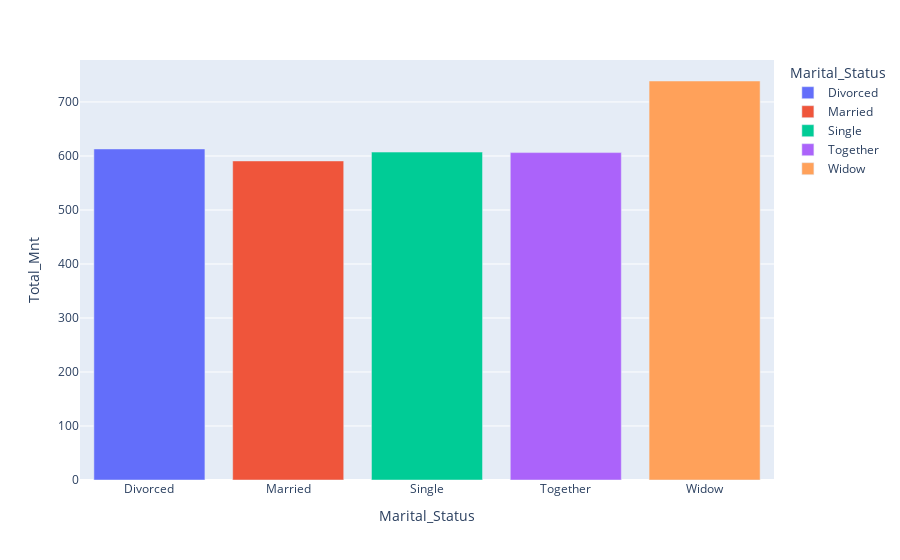

The code cell stored with this chart in its notebook:
### Markdown cell above
### Total Amount Spent By Marital Status

### Code cell
import plotly.express as px

df_plot = df.groupby(['Marital_Status'])['Total_Mnt'].mean().reset_index()

fig4 = px.bar(df_plot, x='Marital_Status', y='Total_Mnt', color='Marital_Status')

fig4.show()

### Figure 1 — Plotly figure (JSON) as saved in the notebook; plotly's stock layout.template omitted (floating-point values rounded to 4 significant figures)
{"data": [{"alignmentgroup": "True", "hovertemplate": "Marital_Status=%{x}<br>Total_Mnt=%{y}<extra></extra>", "legendgroup": "Divorced", "marker": {"color": "#636efa", "pattern": {"shape": ""}}, "name": "Divorced", "offsetgroup": "Divorced", "orientation": "v", "showlegend": true, "textposition": "auto", "type": "bar", "x": ["Divorced"], "xaxis": "x", "y": [613.0], "yaxis": "y"}, {"alignmentgroup": "True", "hovertemplate": "Marital_Status=%{x}<br>Total_Mnt=%{y}<extra></extra>", "legendgroup": "Married", "marker": {"color": "#EF553B", "pattern": {"shape": ""}}, "name": "Married", "offsetgroup": "Married", "orientation": "v", "showlegend": true, "textposition": "auto", "type": "bar", "x": ["Married"], "xaxis": "x", "y": [590.8], "yaxis": "y"}, {"alignmentgroup": "True", "hovertemplate": "Marital_Status=%{x}<br>Total_Mnt=%{y}<extra></extra>", "legendgroup": "Single", "marker": {"color": "#00cc96", "pattern": {"shape": ""}}, "name": "Single", "offsetgroup": "Single", "orientation": "v", "showlegend": true, "textposition": "auto", "type": "bar", "x": ["Single"], "xaxis": "x", "y": [607.2], "yaxis": "y"}, {"alignmentgroup": "True", "hovertemplate": "Marital_Status=%{x}<br>Total_Mnt=%{y}<extra></extra>", "legendgroup": "Together", "marker": {"color": "#ab63fa", "pattern": {"shape": ""}}, "name": "Together", "offsetgroup": "Together", "orientation": "v", "showlegend": true, "textposition": "auto", "type": "bar", "x": ["Together"], "xaxis": "x", "y": [606.2], "yaxis": "y"}, {"alignmentgroup": "True", "hovertemplate": "Marital_Status=%{x}<br>Total_Mnt=%{y}<extra></extra>", "legendgroup": "Widow", "marker": {"color": "#FFA15A", "pattern": {"shape": ""}}, "name": "Widow", "offsetgroup": "Widow", "orientation": "v", "showlegend": true, "textposition": "auto", "type": "bar", "x": ["Widow"], "xaxis": "x", "y": [738.8], "yaxis": "y"}], "layout": {"barmode": "relative", "legend": {"title": {"text": "Marital_Status"}, "tracegroupgap": 0}, "margin": {"t": 60}, "xaxis": {"anchor": "y", "categoryarray": ["Divorced", "Married", "Single", "Together", "Widow"], "categoryorder": "array", "domain": [0, 1], "title": {"text": "Marital_Status"}}, "yaxis": {"anchor": "x", "domain": [0, 1], "title": {"text": "Total_Mnt"}}}}
